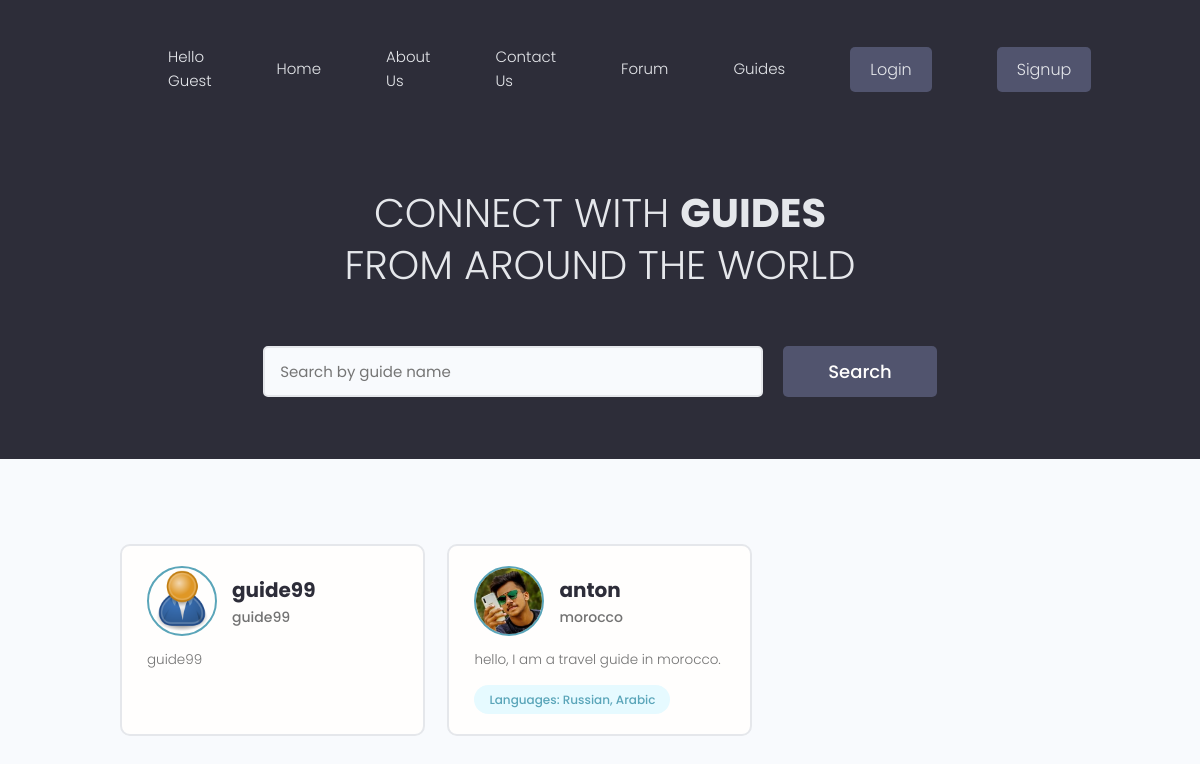
/users/, run on an earlier commit of the app's database.
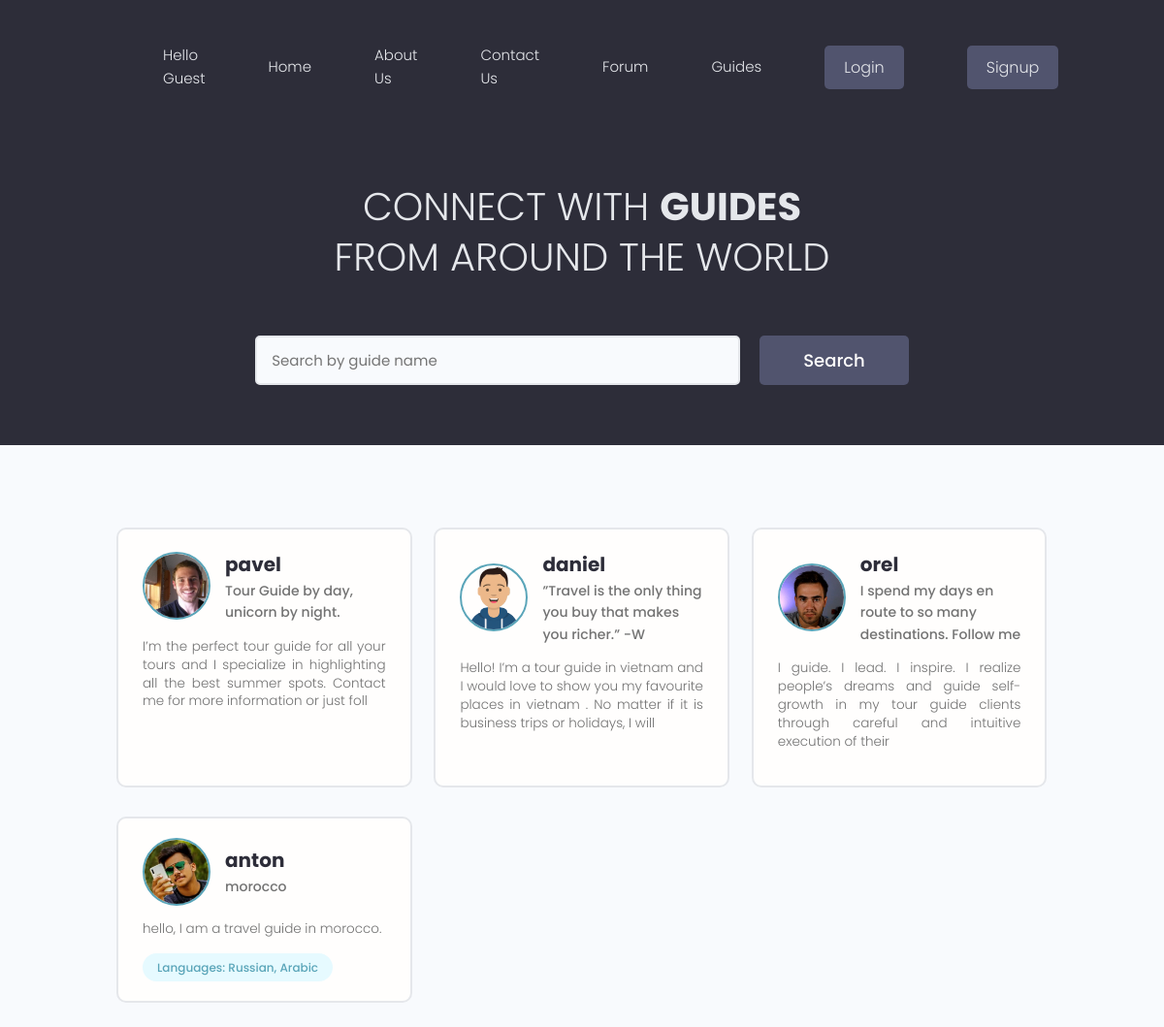
And on a later commit of the database.
### users/models.py (models this page shows, shortened)
class Profile(models.Model):
    user = models.OneToOneField(User, on_delete=models.CASCADE, null=True, blank=True)
    name = models.CharField(max_length=200, blank=True, null=True)
    email = models.EmailField(max_length=500, blank=True, null= True)
    username =  models.CharField(max_length=200, blank=True, null=True)
    location =  models.CharField(max_length=200, blank=True, null=True)
    short_intro = models.CharField(max_length=200, blank = True, null=True)
    bio = models.TextField(blank=True,null=True)
    profile_image = models.ImageField(
        null=True, blank=True, upload_to='profiles/', default= "profiles/user-default.png")
    guide_confirmation = models.ImageField(
        null=True, blank=True, upload_to='profiles/')
    admin_approved=models.BooleanField(default=False)
    vote_total = models.IntegerField(default=0, null=True, blank=True)  # all the vote that the trips has
    vote_ration = models.IntegerField(default=0, null=True, blank=True)  # the ration betwen negative and positive
    created = models.DateTimeField(auto_now_add=True)
    id = models.UUIDField(default=uuid.uuid4, unique=True, primary_key=True,editable=False)

class Skill(models.Model):
    owner = models.ForeignKey(Profile, on_delete=models.CASCADE, null=True,blank=True)
    name = models.CharField(max_length=200, blank=True, null=True)
    description = models.TextField(blank=True,null=True)
    created = models.DateTimeField(auto_now_add=True)
    id = models.UUIDField(default=uuid.uuid4, unique=True, primary_key=True,editable=False)
    def __str__(self):
        return str(self.name)

### users/views.py (the view)
# urls.py: path('', views.profiles, name="profiles"),
def profiles(request):
    profiles, search_query = searchProfiles(request)
    context = {'profiles': profiles, 'search_query': search_query}
    return render(request, 'users/profiles.html', context)

### forum/context_processors.py (called while the page is built, shortened)
def searchFunction(request):
    search_context = {}
    posts = Post.objects.all()
    return search_context

### users/utils.py (called while the page is built)
def searchProfiles(request):
    search_query = ''
    if request.GET.get('search_query'):
        search_query = request.GET.get('search_query')
    skills = Skill.objects.filter(name__icontains=search_query)
    profiles = Profile.objects.distinct().filter(
        Q(name__icontains=search_query) |
        Q(short_intro__icontains=search_query) |
        Q(skill__in=skills)
    )
    return profiles, search_query

### users/templates/users/profiles.html (shortened to what this page needs)
{% extends 'main.html' %}
{% block content %}
 <main class="home">
    <section class="hero-section text-center">
      <div class="container container--narrow">
        <div class="hero-section__box">
          <h2>CONNECT WITH <span>GUIDES</span></h2>
          <h2>FROM AROUND THE WORLD</h2>
        </div>
        <div class="hero-section__search">
          <form class="form" action="{% url 'profiles' %}" method="get">
            <div class="form__field">
              <input class="input input--text" id="formInput#search" type="text" name="search_query"
                    value="{{search_query}}"  placeholder="Search by guide name" />
            </div>
            <input class="btn btn--sub btn--lg" type="submit" value="Search" />
          </form>
        </div>
      </div>
    </section>
    <section class="devlist">
      <div class="container">
        <div class="grid grid--three">
          {% for profile in profiles %}
            {%if not profile.user.is_staff%}
            {% ifnotequal  profile.user.groups.all.0.name "traveler" %}
            {% if profile.admin_approved %}
                <div class="column card">
                    <div class="dev">
                        <a href="{% url 'guide-profile' profile.id %}" class="card__body">
                            <div class="dev__profile">
                                <img class="avatar avatar--md" src="{{ profile.profile_image.url }}" alt="image" />
                                <div class="dev__meta">
                                    <h3>{{profile.name}}</h3>
                                    <h5>{{profile.short_intro|slice:"60"}}</h5>
                                </div>
                            </div>
                            <p class="dev__info">{{profile.bio|slice:"150"}}</p>
                            <div class="dev__skills">
                                {% for skill in profile.skill_set.all|slice:"5" %}
                                <span class="tag tag--pill tag--main">
                                    <small>{{skill}}</small>
                                </span>
                                {% endfor %}
                            </div>
                        </a>
                    </div>
                </div>
                {% endif %}
                {% endifnotequal %}
                {% endif %}
                {% endfor %}
        </div>
      </div>
    </section>
  </main>
{% endblock content %}

What changed in the data, as far as the page shows it:
removed Profile: profile_image (placeholder picture), name "guide99", short_intro "guide99", bio "guide99"
now on this page (row edited): Profile: profile_image (picture), name "pavel", short_intro "Tour Guide by day, unicorn by night.", bio "I’m the perfect tour guide for all your tours and I specialize in highlighting all the best summer spots. Contact me for more information or just foll"
now on this page (row edited): Profile: profile_image (picture), name "daniel", short_intro "”Travel is the only thing you buy that makes you richer.” -W", bio "Hello! I’m a tour guide in vietnam and I would love to show you my favourite places in vietnam . No matter if it is business trips or holidays, I will"
now on this page (row edited): Profile: profile_image (picture), name "orel", short_intro "I spend my days en route to so many destinations. Follow me", bio "I guide. I lead. I inspire. I realize people’s dreams and guide self-growth in my tour guide clients through careful and intuitive execution of their"
